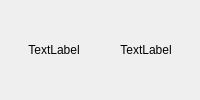
<?xml version="1.0" encoding="UTF-8"?>
<ui version="4.0">
 <class>AboutDialog</class>
 <widget class="QDialog" name="AboutDialog">
  <property name="geometry">
   <rect>
    <x>0</x>
    <y>0</y>
    <width>200</width>
    <height>100</height>
   </rect>
  </property>
  <property name="windowTitle">
   <string>AboutDialog</string>
  </property>
  <layout class="QVBoxLayout" name="verticalLayout">
   <item>
    <layout class="QGridLayout" name="gridLayout">
     <item row="2" column="0">
      <spacer name="horizontalSpacer_3">
       <property name="orientation">
        <enum>Qt::Horizontal</enum>
       </property>
       <property name="sizeHint" stdset="0">
        <size>
         <width>40</width>
         <height>20</height>
        </size>
       </property>
      </spacer>
     </item>
     <item row="0" column="1">
      <spacer name="horizontalSpacer_2">
       <property name="orientation">
        <enum>Qt::Horizontal</enum>
       </property>
       <property name="sizeHint" stdset="0">
        <size>
         <width>40</width>
         <height>20</height>
        </size>
       </property>
      </spacer>
     </item>
     <item row="2" column="1">
      <spacer name="horizontalSpacer_4">
       <property name="orientation">
        <enum>Qt::Horizontal</enum>
       </property>
       <property name="sizeHint" stdset="0">
        <size>
         <width>40</width>
         <height>20</height>
        </size>
       </property>
      </spacer>
     </item>
     <item row="0" column="0">
      <spacer name="horizontalSpacer">
       <property name="orientation">
        <enum>Qt::Horizontal</enum>
       </property>
       <property name="sizeHint" stdset="0">
        <size>
         <width>40</width>
         <height>20</height>
        </size>
       </property>
      </spacer>
     </item>
     <item row="1" column="0">
      <widget class="QLabel" name="versionTextLabel">
       <property name="text">
        <string>TextLabel</string>
       </property>
       <property name="alignment">
        <set>Qt::AlignCenter</set>
       </property>
      </widget>
     </item>
     <item row="1" column="1">
      <widget class="QLabel" name="versionLabel">
       <property name="text">
        <string>TextLabel</string>
       </property>
       <property name="alignment">
        <set>Qt::AlignCenter</set>
       </property>
      </widget>
     </item>
    </layout>
   </item>
  </layout>
 </widget>
 <resources/>
 <connections/>
</ui>
